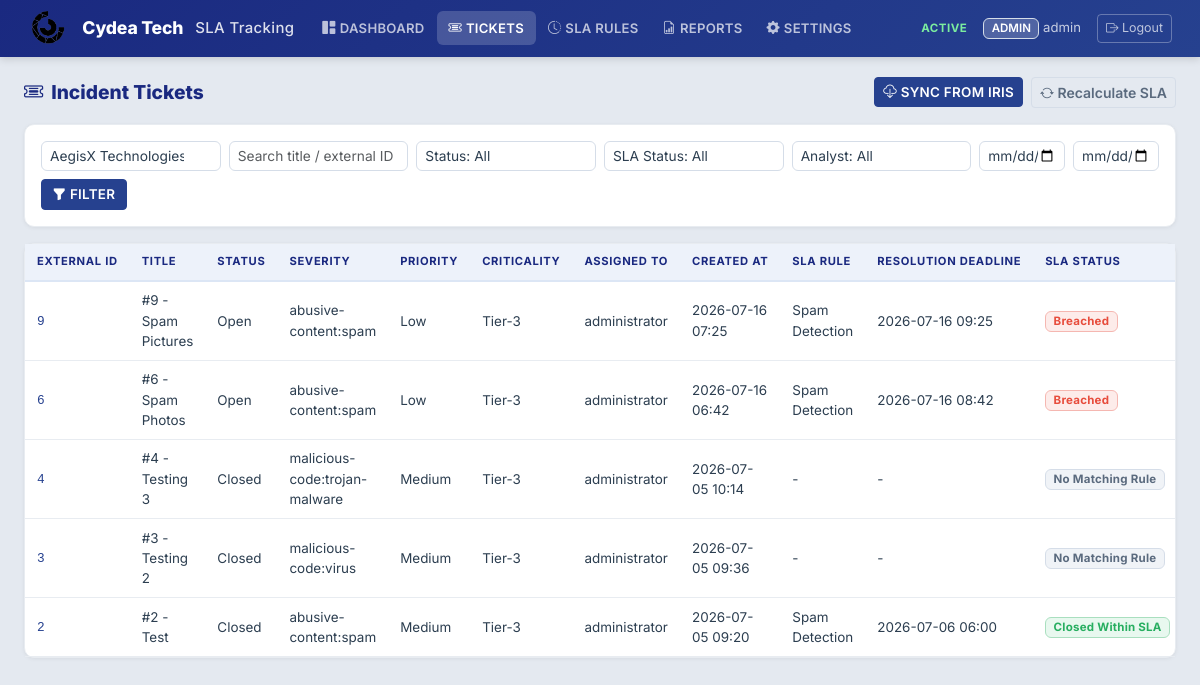
/tickets?client_id=2 (signed in), run on an earlier commit of the app's database.
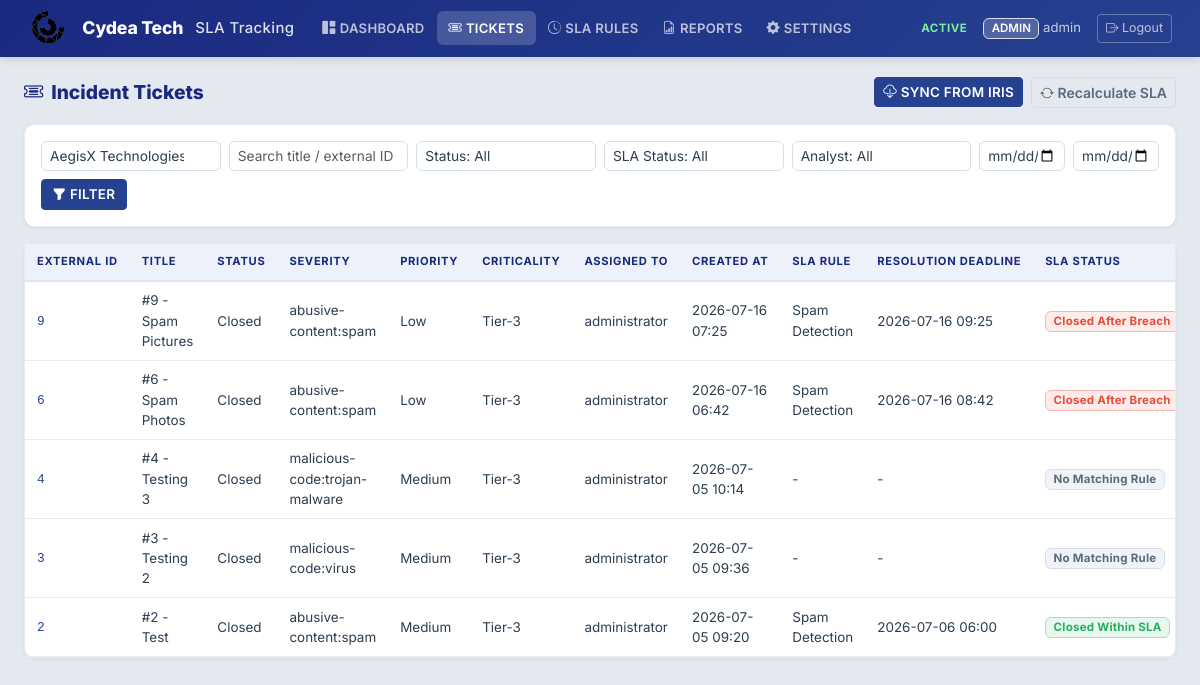
And on a later commit of the database.
### models/ticket.py (models this page shows, shortened)
class Ticket(db.Model):
    __tablename__ = "tickets"
    id = db.Column(db.Integer, primary_key=True)
    client_id = db.Column(
        db.Integer, db.ForeignKey("clients.id"), nullable=True, index=True
    )
    external_id = db.Column(db.String(100), nullable=False, index=True)
    source_system = db.Column(db.String(50), nullable=False, default="dfir_iris", index=True)
    title = db.Column(db.String(500), nullable=True)
    status = db.Column(db.String(100), nullable=True, index=True)
    severity = db.Column(db.String(100), nullable=True, index=True)
    priority = db.Column(db.String(100), nullable=True, index=True)
    criticality = db.Column(db.String(100), nullable=True, index=True)
    assigned_to = db.Column(db.String(200), nullable=True, index=True)
    created_at_source = db.Column(db.DateTime, nullable=True)
    closed_at_source = db.Column(db.DateTime, nullable=True)
    response_deadline = db.Column(db.DateTime, nullable=True)
    resolution_deadline = db.Column(db.DateTime, nullable=True)
    response_sla_status = db.Column(db.String(50), nullable=True)
    resolution_sla_status = db.Column(db.String(50), nullable=True)
    sla_status = db.Column(db.String(50), nullable=True, default=SLA_NO_RULE, index=True)
    breach_duration_minutes = db.Column(db.Integer, nullable=True, default=0)
    sla_rule_id = db.Column(db.Integer, db.ForeignKey("sla_rules.id"), nullable=True)
    paused_at = db.Column(db.DateTime, nullable=True)
    total_paused_minutes = db.Column(db.Integer, nullable=False, default=0)
    near_breach_notified = db.Column(db.Boolean, default=False, nullable=False)
    breach_notified = db.Column(db.Boolean, default=False, nullable=False)
    raw_payload_json = db.Column(db.Text, nullable=True)
    last_synced_at = db.Column(db.DateTime, nullable=True)
    created_at = db.Column(db.DateTime, default=lambda: datetime.now(timezone.utc))
    updated_at = db.Column(
        db.DateTime,
        default=lambda: datetime.now(timezone.utc),
        onupdate=lambda: datetime.now(timezone.utc),
    )
    __table_args__ = (
        db.UniqueConstraint(
            "client_id", "source_system", "external_id",
            name="uq_client_source_external_id",
        ),
    )

### models/sla_rule.py (models this page shows, shortened)
class SLARule(db.Model):
    __tablename__ = "sla_rules"
    id = db.Column(db.Integer, primary_key=True)
    client_id = db.Column(
        db.Integer, db.ForeignKey("clients.id"), nullable=False, index=True
    )
    rule_name = db.Column(db.String(150), nullable=False)
    description = db.Column(db.Text, nullable=True)
    escalation_email = db.Column(db.String(255), nullable=True)
    created_by = db.Column(db.String(100), nullable=True)
    updated_by = db.Column(db.String(100), nullable=True)
    priority = db.Column(db.Integer, nullable=False, default=0)
    conditions = db.relationship(
        "SLARuleCondition",
        backref="sla_rule",
        cascade="all, delete-orphan",
        lazy="joined"
    )
    response_sla_minutes = db.Column(db.Integer, nullable=True)  # optional
    resolution_sla_minutes = db.Column(db.Integer, nullable=False)
    warning_threshold_percent = db.Column(db.Integer, nullable=False, default=80)
    business_hours_only = db.Column(db.Boolean, nullable=False, default=False)
    applies_to_status = db.Column(db.String(300), nullable=True)
    stop_status = db.Column(db.String(300), nullable=True)
    pause_status = db.Column(db.String(300), nullable=True)
    is_active = db.Column(db.Boolean, default=True, nullable=False, index=True)
    created_at = db.Column(db.DateTime, default=lambda: datetime.now(timezone.utc))
    updated_at = db.Column(
        db.DateTime,
        default=lambda: datetime.now(timezone.utc),
        onupdate=lambda: datetime.now(timezone.utc),
    )
    tickets = db.relationship("Ticket", backref="sla_rule", lazy="dynamic")

### routes/ticket_routes.py (the view)
@ticket_bp.route("/tickets")
@login_required
@permission_required("view_tickets")
def ticket_list():
    query = Ticket.query
    client_id = request.args.get("client_id", "", type=str).strip()
    if client_id:
        query = query.filter(Ticket.client_id == int(client_id))
    search = request.args.get("search", "").strip()
    status = request.args.get("status", "").strip()
    sla_status = request.args.get("sla_status", "").strip()
    assigned_to = request.args.get("assigned_to", "").strip()
    severity = request.args.get("severity", "").strip()
    priority = request.args.get("priority", "").strip()
    criticality = request.args.get("criticality", "").strip()
    date_from = request.args.get("date_from", "").strip()
    date_to = request.args.get("date_to", "").strip()
    if search:
        like = f"%{search}%"
        query = query.filter(db.or_(Ticket.title.ilike(like), Ticket.external_id.ilike(like)))
    if status:
        query = query.filter(Ticket.status == status)
    if sla_status:
        query = query.filter(Ticket.sla_status == sla_status)
    if assigned_to:
        query = query.filter(Ticket.assigned_to == assigned_to)
    if severity:
        query = query.filter(Ticket.severity == severity)
    if priority:
        query = query.filter(Ticket.priority == priority)
    if criticality:
        query = query.filter(Ticket.criticality == criticality)
    if date_from:
        query = query.filter(Ticket.created_at_source >= date_from)
    if date_to:
        query = query.filter(Ticket.created_at_source <= date_to)
    page = request.args.get("page", 1, type=int)
    pagination = query.order_by(Ticket.created_at_source.desc()).paginate(
        page=page, per_page=25, error_out=False
    )
    distinct = lambda col: [row[0] for row in db.session.query(col).distinct() if row[0]]
    filter_options = {
        "statuses": distinct(Ticket.status),
        "sla_statuses": distinct(Ticket.sla_status),
        "assignees": distinct(Ticket.assigned_to),
        "severities": distinct(Ticket.severity),
        "priorities": distinct(Ticket.priority),
        "criticalities": distinct(Ticket.criticality),
    }
    clients = Client.query.filter_by(is_active=True).order_by(Client.name).all()
    return render_template(
        "tickets.html",
        pagination=pagination,
        tickets=pagination.items,
        filter_options=filter_options,
        current_filters=request.args,
        clients=clients,
        selected_client_id=client_id,
    )

### models/user.py (called while the page is built)
    def has_permission(self, permission):
        return permission in ROLE_PERMISSIONS.get(self.role, set())

    @property
    def is_active(self):
        return self.is_active_user

### templates/tickets.html (shortened to what the changed rows need)
{% extends "base.html" %}
{% block content %}
<div class="card p-0">
    <div class="table-responsive">
        <table class="table table-hover mb-0 align-middle">
            <thead>
                <tr>
                    <th>External ID</th>
                    <th>Title</th>
                    <th>Status</th>
                    <th>Severity</th>
                    <th>Priority</th>
                    <th>Criticality</th>
                    <th>Assigned To</th>
                    <th>Created At</th>
                    <th>SLA Rule</th>
                    <th>Resolution Deadline</th>
                    <th>SLA Status</th>
                </tr>
            </thead>
            <tbody>
            {% for t in tickets %}
                <tr onclick="window.location='{{ url_for('tickets.ticket_detail', ticket_id=t.id) }}'" style="cursor:pointer;">
                    <td><code>{{ t.external_id }}</code></td>
                    <td>{{ t.title }}</td>
                    <td>{{ t.status or '-' }}</td>
                    <td>{{ severity_display(t.severity) }}</td>
                    <td>{{ t.priority or '-' }}</td>
                    <td>{{ t.criticality or '-' }}</td>
                    <td>{{ t.assigned_to or '-' }}</td>
                    <td>{{ t.created_at_source.strftime('%Y-%m-%d %H:%M') if t.created_at_source else '-' }}</td>
                    <td>{{ t.sla_rule.rule_name if t.sla_rule_id and t.sla_rule else '-' }}</td>
                    <td>{{ t.resolution_deadline.strftime('%Y-%m-%d %H:%M') if t.resolution_deadline else '-' }}</td>
                    <td><span class="badge bg-{{ sla_badge_color.get(t.sla_status, 'secondary') }} badge-sla">{{ t.sla_status or 'N/A' }}</span></td>
                </tr>
            {% else %}
                <tr><td colspan="12" class="text-center text-muted py-4">No tickets found. Try syncing from DFIR-IRIS or seeding dummy data.</td></tr>
            {% endfor %}
            </tbody>
        </table>
    </div>
</div>
{% endblock %}

What changed in the data, as far as the page shows it:
changed Ticket "#9 - Spam Pictures": status "Open" → "Closed"; sla_status "Breached" → "Closed After Breach"
changed Ticket "#6 - Spam Photos": status "Open" → "Closed"; sla_status "Breached" → "Closed After Breach"
